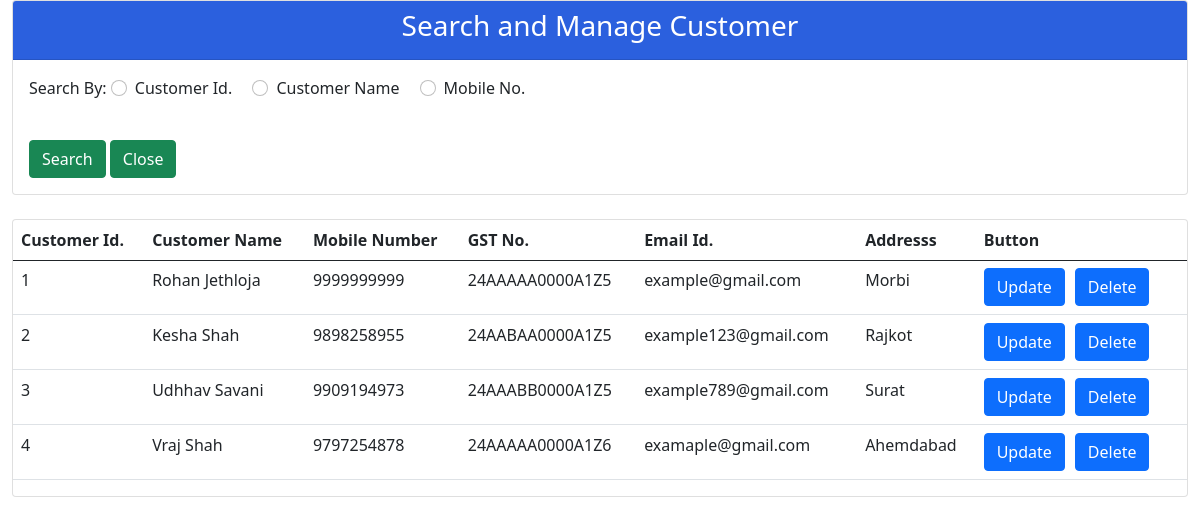
The page /Ceramic/Customer/ManageCustomer.php on the database its author committed.
### tables this page shows
CREATE TABLE `tblcustomermst` (
  `CustomerId` int(10) NOT NULL,
  `CustomerName` text NOT NULL,
  `MobileNo` bigint(10) NOT NULL,
  `Email` text NOT NULL,
  `Address` text NOT NULL,
  `GSTNo` varchar(16) NOT NULL,
  `CreatedDate` date NOT NULL,
  `ModifiedDate` date NOT NULL,
  `RecStatus` tinyint(1) NOT NULL
);

### Ceramic/Customer/ManageCustomer.php (the view, shortened to what this page needs)
<!DOCTYPE html>
<html>
   <head>
      <link href="https://cdn.jsdelivr.net/npm/bootstrap@5.0.0-beta1/dist/css/bootstrap.min.css" rel="stylesheet">
      <link rel='stylesheet' href='https://cdn.jsdelivr.net/npm/sweetalert2@10.10.1/dist/sweetalert2.min.css'>
      <link rel="stylesheet" href="https://cdnjs.cloudflare.com/ajax/libs/sweetalert/1.1.3/sweetalert.css">
   </head>
   <body>
      <div class="container-fluid col-lg-12">
       <div class="row">
         <div class="col-md-12">
            <div class="card card-primary">
               <div class="card-header" style="background-color: #2B60DE">
                  <h3 class="card-title" style="color: white" align="center">Search and Manage Customer</h3>
               </div>
               <div class="card-body">
                  <form class="row g-3" id="radio-buttons" method="POST" action="ManageCustomer.php">
                     <div class="form-group col-md-12">
                        <label class="form-label">Search By: </label>
                        <div class="form-check form-check-inline">
                           <input class="form-check-input" type="radio" name="mc" id="customer" value="customer" onchange="checkRadio(this)">
                           <label class="form-check-label" for="inlineRadio1">Customer Id. </label>
                        </div>
                        <div class="form-check form-check-inline">
                           <input class="form-check-input" type="radio" name="mc" id="customerName" value="customerName" onchange="checkRadio(this)">
                           <label class="form-check-label" for="inlineRadio2">Customer Name</label>
                        </div>
                        <div class="form-check form-check-inline">
                           <input class="form-check-input" type="radio" name="mc" id="mobileno" value="mobileno" onchange="checkRadio(this)">
                           <label class="form-check-label" for="inlineRadio3">Mobile No. </label>
                        </div>
                     </div>
                        <div>
                          <input type="submit" name="submit" value="Search" id="submit" class="btn btn-success">
                          <input type="button" value="Close"  name="close" id="close" class="btn btn-success" onclick="location.href = '../admin.php';">
                        </div>
                  </form>
               </div>
            </div>
         </div>
      </div>
         <br>
         <div class="row">
            <div class="col-md-12">
               <div class="card card-primary">
                  <table class="table" id="data_table">
                     <thead>
                        <tr>
                           <th>Customer Id.</th>
                           <th>Customer Name</th>
                           <th>Mobile Number</th>
                           <th>GST No.</th>
                           <th>Email Id.</th>
                           <th>Addresss</th>
                           <th>Button</th>
                        </tr>
                     </thead>
                     <tbody>
                        <?php
                                $con=mysqli_connect('localhost','root','','imsdatabase');
                                if ($_POST['cid']=='' and $_POST['cname']=='' and $_POST['cmno']=='') {
                                  $query= "SELECT * FROM tblcustomermst WHERE RecStatus=1";
                                  $run = mysqli_query($con,$query);
                                }
                                if($run->num_rows==0){
                                      echo "<script>Swal.fire({icon: 'error', title: 'Oops...',text: 'No Data Found For This Value !!!'});</script>";
                                  }
                                  else{
                                while ($row=mysqli_fetch_array($run))
                                {
                                    $cid=$row[0];
                                    $cname=$row[1];
                                    $cmno=$row[2];
                                    $cgst=$row[5];
                                    $cemail=$row[3];
                                    $caddress=$row[4];
                                  ?>
                            <td><?php echo $cid; ?></td>
                            <td><?php echo $cname; ?></td>
                            <td><?php echo $cmno; ?></td>
                            <td><?php echo $cgst; ?></td>
                            <td><?php echo $cemail; ?></td>
                            <td><?php echo $caddress; ?></td>
                            <td><a href="UpdateCustomer.php?id=<?php echo $cid; ?>"><input type="Button" value="Update" name="" class="btn btn-primary" id="btn"></a><a href="DeleteCustomer.php?id=<?php echo $cid; ?>"><input type="Button" value="Delete" name="" class="btn btn-primary" id="btn"></a></td>
                                              <?php } } ?>
                     </tbody>
                  </table>
               </div>
            </div>
         </div>
      </div>
   </body>
   </html>

### Ceramic/Customer/ManageCustomer.php (style rules this page uses)
#btn { margin-right: 10px; }

### rows shown on the page
tblcustomermst: CustomerId "1", CustomerName "Rohan Jethloja", MobileNo "9999999999", GSTNo "24AAAAA0000A1Z5", Email "example@gmail.com", Address "Morbi"
tblcustomermst: CustomerId "2", CustomerName "Kesha Shah", MobileNo "9898258955", GSTNo "24AABAA0000A1Z5", Email "example123@gmail.com", Address "Rajkot"
tblcustomermst: CustomerId "3", CustomerName "Udhhav Savani", MobileNo "9909194973", GSTNo "24AAABB0000A1Z5", Email "example789@gmail.com", Address "Surat"
tblcustomermst: CustomerId "4", CustomerName "Vraj Shah", MobileNo "9797254878", GSTNo "24AAAAA0000A1Z6", Email "examaple@gmail.com", Address "Ahemdabad"
